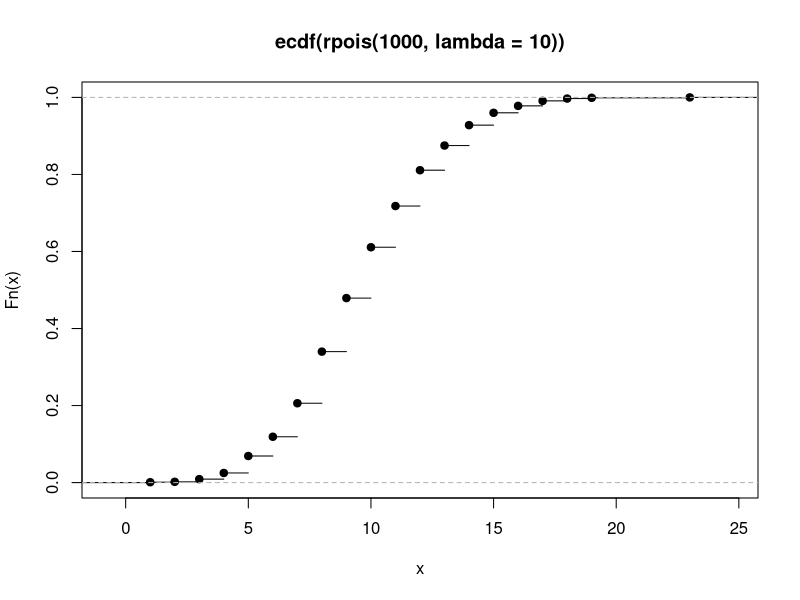

Source code (R):
##examples - solutions

#A wolf population has 500 pairs remaining.  
#If each wolf pair normally has around a 4 pups, 
#but the fraction of wolves born with a lethal recessive allele is 0.2, 
#how many live offspring are likely to be born alive?
#(Hint – you need to draw randomly from 2 different distributions!)

#wolves
pupstot =rpois(500,lambda =4)
livebirths = rbinom(500,size =pupstot,p=.8)
sum(livebirths)
#check work
sum(livebirths) / sum(pupstot)



#If there are 1000 seeds in a seedbank 
#and each seed has a 2% chance of being eaten 
#and a 1% probability of sprouting each day, how many 
#seedlings would we expect to see sprouting each day? 

#seedbank
#one day
seeds.not.eaten = rbinom(1000,size=1,p = .98)
seeds.sprouted = rbinom(n = seeds.not.eaten,size=1, p=.01 )
sum(seeds.sprouted)

sum.seeds.sprouted = NA
##100 days
for (i in 1:100) {
  seeds.not.eaten[i] = rbinom(1000,size=1,p = .98)
  sum.seeds.sprouted[i] = sum(rbinom(n = seeds.not.eaten,size=1, p=.01 ))
  
}
sum(sum.seeds.sprouted)  

##or 
seeds.sprouted.100 = rbinom(n = seeds.not.eaten,size=100, p=.01 )
sum(seeds.sprouted.100)

#The number of eggs laid by squid varies dramatically 
#among individuals. The mean number of eggs is 300, 
#but the dispersion is 1. What is the 85th percentile of the number of eggs laid?

#squid
#Given a p between 0 and 1, qnorm will like up the p-th quantile of the distribution
qnbinom(p=.85,mu = 300, size=1)
quantile(rnbinom(1000,mu = 300, size=1))

#I census 15 populations of pikas on 15 mountains. 
#I find that the average population size is 10. What is 
#the probability of  a population of more than 12 individuals?
#(Hint – there is information here that you don’t need…)


#pikas
#p functions give you the CDF or prob that something is more than your value
#what is the probability that the value is less than or equal to x
ppois(q = 12, lambda = 10, lower.tail = F)

plot(ecdf(rpois(1000,lambda = 10)))
